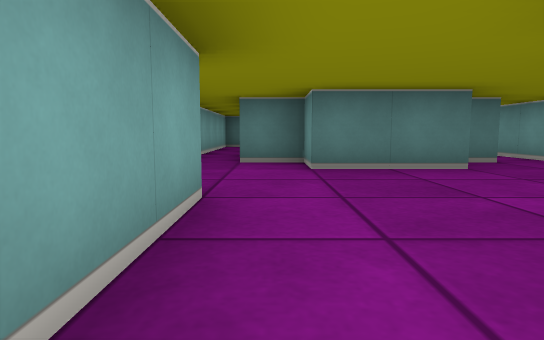
[1] (above)

19 first-person views from a walk through a cub3D level. The camera is about half as high as the walls, tilts 6° down and sees 75° across. The floor is counted in squares. Each view is taken from the middle of a square. On the plan, view 1 faces up. The plan holds only what a view shows up to about 9 squares ahead; the rest is blank.

[2]
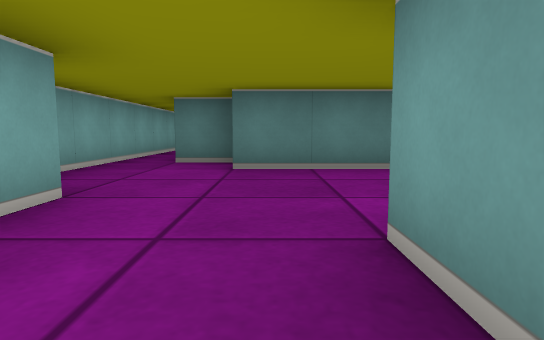

[3]
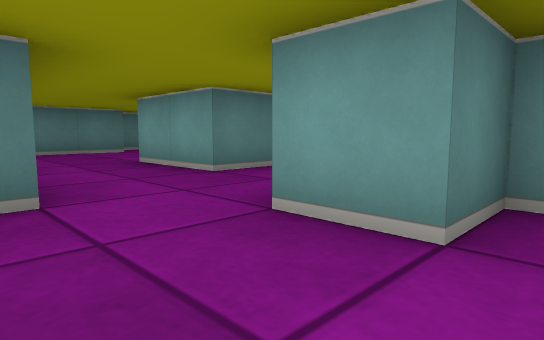

[4]
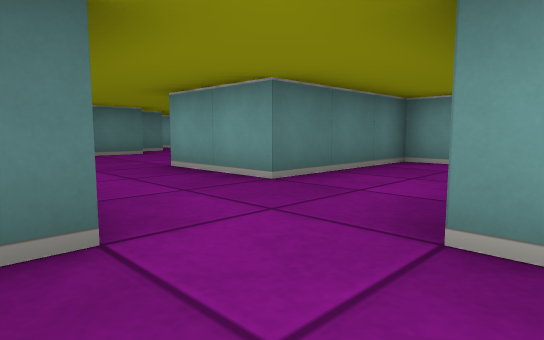

[5]
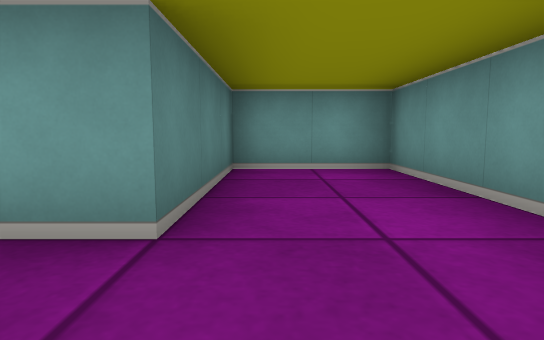

[6]
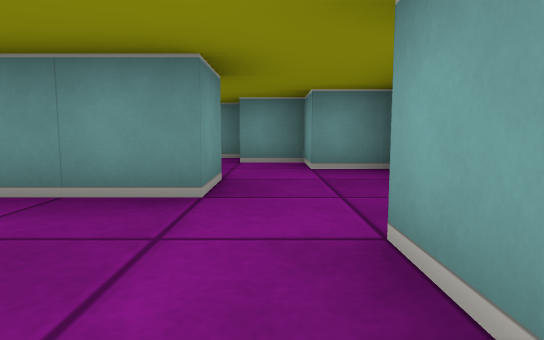

[7]
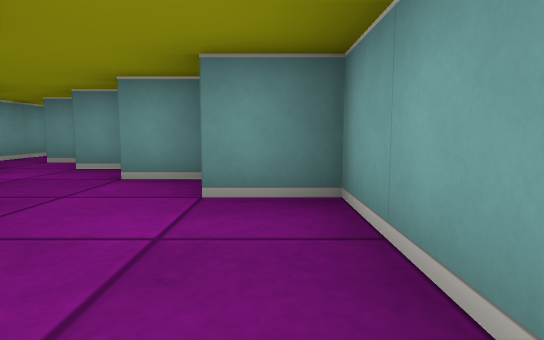

[8]
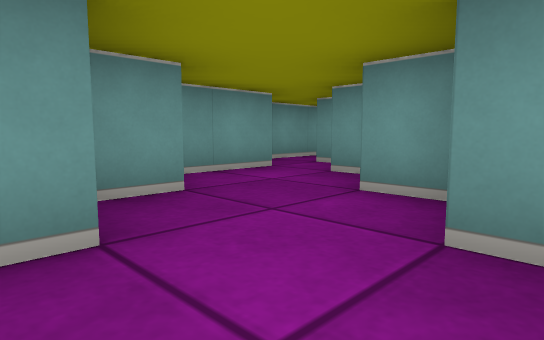

[9]
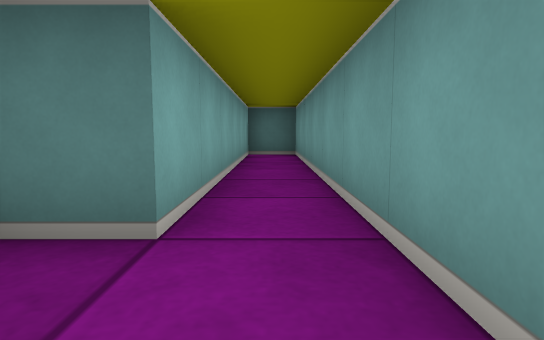

[10]
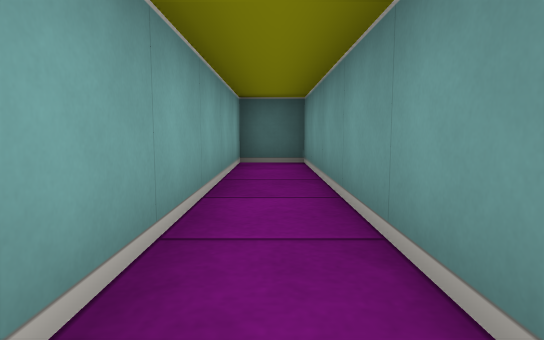

[11]
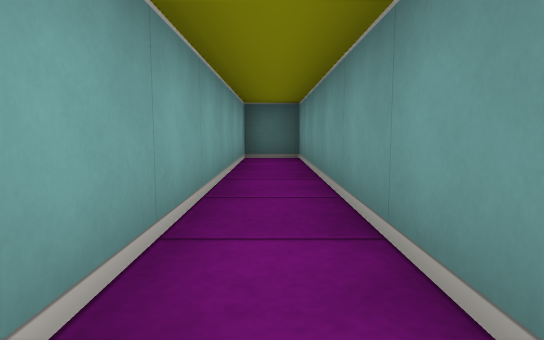

[12]
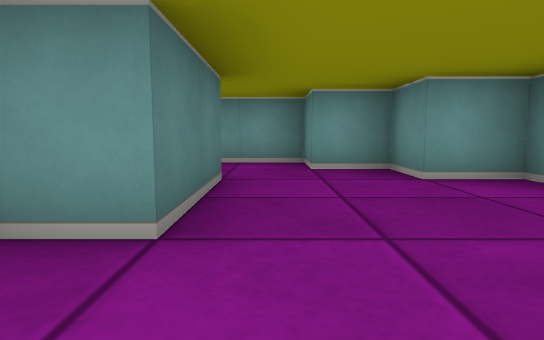

[13]
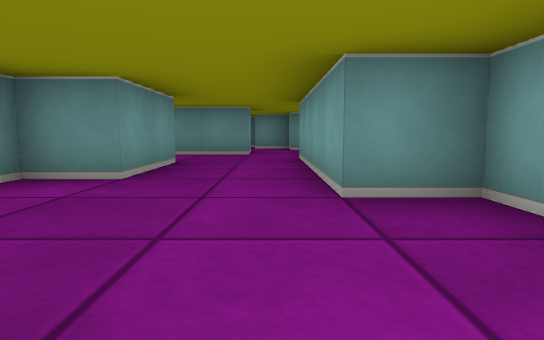

[14]
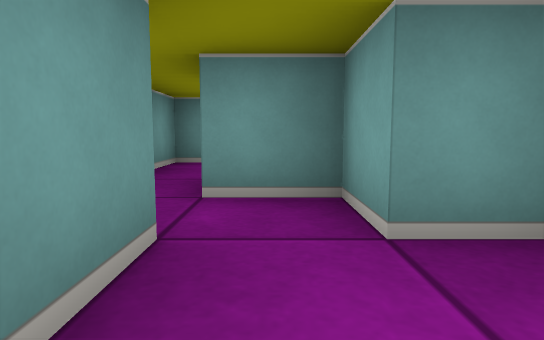

[15]
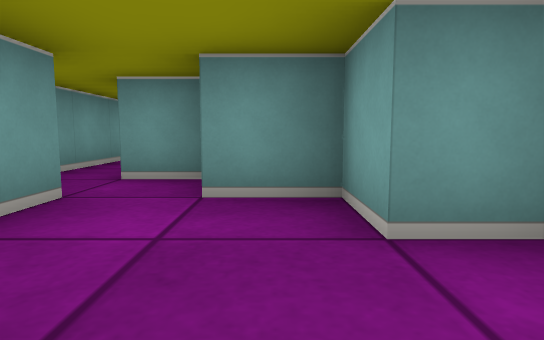

[16]
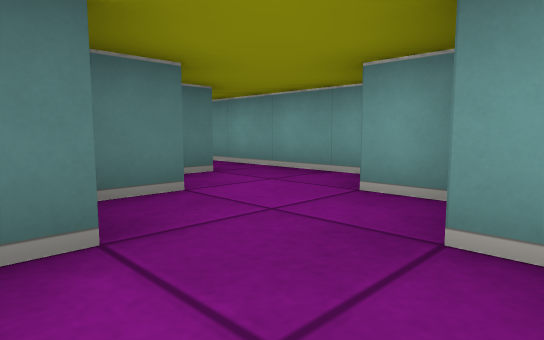

[17]
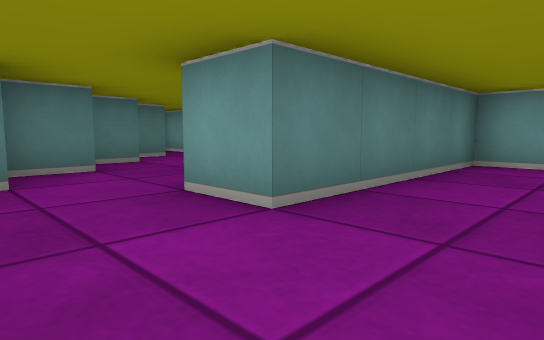

[18]
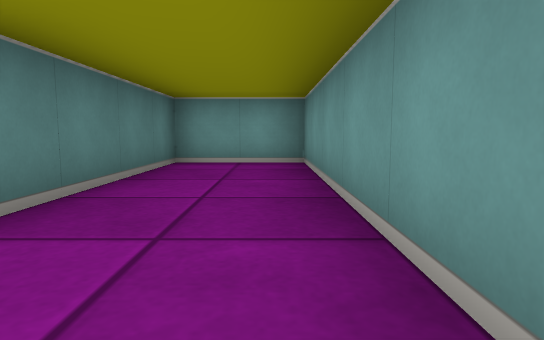

[19]
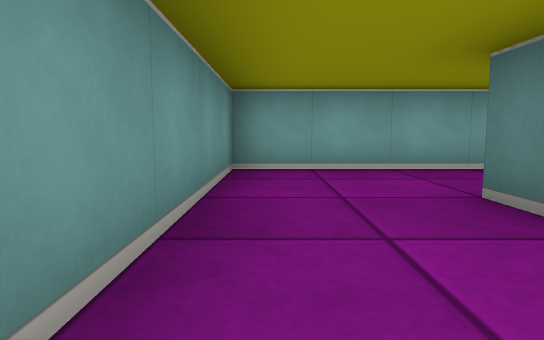

### Floor plan
Points are (right, up) in squares from view 1. A wall is a line through its corners. A room is listed if a view was taken in it or the views show most of it. See-through windows are left out.
Room 1 (views 1, 2, 3, 4, 5, 6, 7, 8, 9, 10, 11, 12, 13, 14, 15)
walls: (2.6, 4.5) (0.5, 4.5) (0.5, 5.5) (-0.5, 5.5) (-0.5, 11.5) (-1.5, 11.5) (-1.5, 2.5) (-0.5, 2.5) (-0.5, -1.5) (-0.9, -1.5); (-1.5, -2.5) (-1.5, -4.5) (-0.5, -4.5) (-0.5, -5.5) (0.5, -5.5) (0.5, -6.5) (1.5, -6.5) (1.5, -7.5) (2.5, -7.5); (1.5, -4.6) (1.5, -3.5) (0.5, -3.5) (0.5, -2.5) (4.5, -2.5) (4.5, -0.5) (1.5, -0.5) (1.5, 1.5) (2.5, 1.5) (2.5, 2.5) (3.5, 2.5) (3.5, 3.5) (4.5, 3.5) (4.5, 11.5) (3.5, 11.5) (3.5, 5.5) (2.8, 5.5); (2.5, -6.5) (2.5, -5); (3.5, -7.6) (3.5, -6.6)
ways out: opening at (3, -8) to room 2
Room 2 (views 16, 17, 18, 19)
walls: (0.6, -10.5) (-0.4, -10.5); (2.5, -11.2) (2.5, -10.5); (3, -10.5) (3.5, -10.5) (3.5, -7.6); (-1.5, -12.2) (-1.5, -15.5) (4.5, -15.5) (4.5, -13.5) (0.5, -13.5) (0.5, -12.5); (1.6, -9.5) (0.8, -9.5); (2.6, -8.5) (1.9, -8.5)
ways out: opening at (3, -8) to room 1

Where each view was taken, in squares from view 1:
view 1: 0 up, 0 right, facing up
view 2: 0 up, 1 right, facing up
view 3: 4 down, 1 left, facing up-right
view 4: 3 down, 1 left, facing up-right
view 5: 1 down, 0 right, facing right
view 6: 0 up, 0 right, facing down
view 7: 2 down, 1 left, facing down
view 8: 3 down, 1 left, facing down-right
view 9: 4 up, 4 right, facing up
view 10: 6 up, 4 right, facing up
view 11: 5 up, 1 left, facing up
view 12: 4 up, 1 left, facing right
view 13: 5 up, 0 right, facing down
view 14: 5 down, 2 right, facing down
view 15: 4 down, 1 right, facing down
view 16: 12 down, 0 right, facing up-right
view 17: 15 down, 1 left, facing up-right
view 18: 15 down, 1 left, facing right
view 19: 15 down, 3 right, facing left
